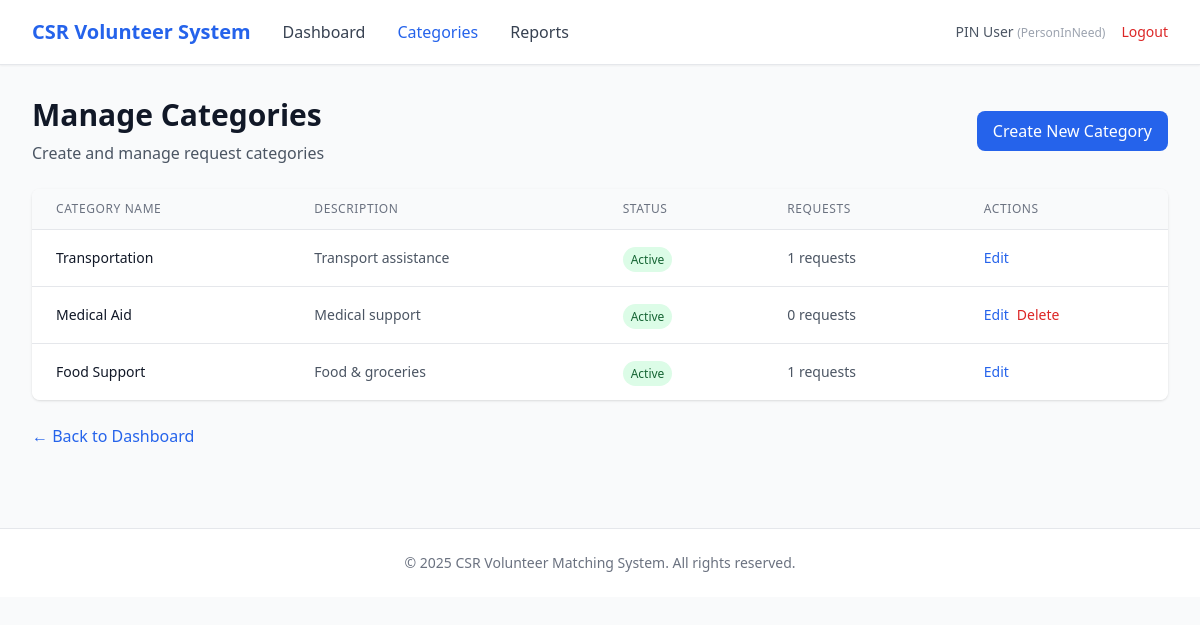
Page /pm/categories (signed in) on the committed database.
### app/entity/user_account.py (models this page shows, shortened)
class UserAccount(UserMixin, db.Model):
    __tablename__ = "user_accounts"
    userID = db.Column(db.Integer, primary_key=True, autoincrement=True)  # explicit auto increment
    name = db.Column(db.String(100), nullable=False)
    email = db.Column(db.String(120), nullable=False, unique=True, index=True)
    _password = db.Column("password", db.String(255), nullable=False)
    age = db.Column(db.Integer)
    phoneNumber = db.Column(db.String(20))
    isActive = db.Column(db.Boolean, default=True)
    profileID = db.Column(db.Integer, db.ForeignKey("user_profiles.profileID"), nullable=False)
    profile = db.relationship("UserProfile", back_populates="users", lazy=True)
    @property
    def password(self):
        raise AttributeError("Password is write-only.")
    @password.setter
    def password(self, raw):
        self._password = generate_password_hash(raw)

### app/entity/user_profile.py (models this page shows)
class UserProfile(db.Model):
    __tablename__ = "user_profiles"
    profileID   = db.Column(db.Integer, primary_key=True, autoincrement=True)  # explicit auto increment
    profileName = db.Column(db.String(50), nullable=False, unique=True)
    description = db.Column(db.String(255))
    isActive    = db.Column(db.Boolean, default=True)
    users = db.relationship("UserAccount", back_populates="profile", lazy=True)

### app/entity/category.py (models this page shows)
class Category(db.Model):
    __tablename__ = "categories"
    categoryID   = db.Column(db.Integer, primary_key=True)
    categoryName = db.Column(db.String(100), nullable=False, unique=True)
    description  = db.Column(db.String(255))
    isActive     = db.Column(db.Boolean, default=True)
    requests = db.relationship("Request", back_populates="category", lazy=True)

### app/boundary/routes.py (the view)
@boundary_bp.route("/pm/categories")
@login_required
def pm_categories():
    q = request.args.get("q")
    page = request.args.get("page", 1, type=int)
    per_page = 10
    from app.entity.category import Category
    if q:
        pagination = Category.query.filter(Category.categoryName.ilike(f"%{q}%")).paginate(page=page, per_page=per_page, error_out=False)
    else:
        pagination = Category.query.paginate(page=page, per_page=per_page, error_out=False)
    return render_template(
        "pm/categories.html",
        categories=pagination.items,
        pagination=pagination,
        q=q or ""
    )

### app/entity/user_account.py (called while the page is built)
@login_manager.user_loader
def load_user(user_id):
    return UserAccount.query.get(int(user_id))

### app/templates/pm/categories.html (shortened to what this page needs)
{% extends "base.html" %}
{% block nav_links %}
<a href="{{ url_for('boundary.pm_dashboard') }}" class="text-gray-700 hover:text-primary">Dashboard</a>
<a href="{{ url_for('boundary.pm_categories') }}" class="text-primary font-medium">Categories</a>
<a href="{{ url_for('boundary.pm_reports') }}" class="text-gray-700 hover:text-primary">Reports</a>
{% endblock %}
{% block content %}
<div class="mb-6 flex justify-between items-center">
    <div>
        <h1 class="text-3xl font-bold text-gray-900">Manage Categories</h1>
        <p class="text-gray-600 mt-2">Create and manage request categories</p>
    </div>
    <a href="{{ url_for('boundary.pm_create_category') }}"
       class="px-4 py-2 bg-primary text-white rounded-lg hover:bg-blue-700 transition">
        Create New Category
    </a>
</div>
<div class="bg-white rounded-lg shadow overflow-hidden">
    <table class="min-w-full divide-y divide-gray-200">
        <thead class="bg-gray-50">
            <tr>
                <th class="px-6 py-3 text-left text-xs font-medium text-gray-500 uppercase tracking-wider">Category Name</th>
                <th class="px-6 py-3 text-left text-xs font-medium text-gray-500 uppercase tracking-wider">Description</th>
                <th class="px-6 py-3 text-left text-xs font-medium text-gray-500 uppercase tracking-wider">Status</th>
                <th class="px-6 py-3 text-left text-xs font-medium text-gray-500 uppercase tracking-wider">Requests</th>
                <th class="px-6 py-3 text-left text-xs font-medium text-gray-500 uppercase tracking-wider">Actions</th>
            </tr>
        </thead>
        <tbody class="bg-white divide-y divide-gray-200">
            {% for category in categories %}
            <tr>
                <td class="px-6 py-4 whitespace-nowrap">
                    <div class="text-sm font-medium text-gray-900">{{ category.categoryName }}</div>
                </td>
                <td class="px-6 py-4">
                    <div class="text-sm text-gray-600">{{ category.description or 'No description' }}</div>
                </td>
                <td class="px-6 py-4 whitespace-nowrap">
                    {% if category.isActive %}
                    <span class="px-2 py-1 text-xs font-medium rounded-full bg-green-100 text-green-800">Active</span>
                    {% else %}
                    <span class="px-2 py-1 text-xs font-medium rounded-full bg-red-100 text-red-800">Inactive</span>
                    {% endif %}
                </td>
                <td class="px-6 py-4 whitespace-nowrap">
                    <div class="text-sm text-gray-600">{{ category.requests|length }} requests</div>
                </td>
                <td class="px-6 py-4 whitespace-nowrap text-sm">
                    <div class="flex gap-2">
                        <a href="{{ url_for('boundary.pm_edit_category', category_id=category.categoryID) }}"
                           class="text-blue-600 hover:text-blue-800">Edit</a>
                        {% if category.requests|length == 0 %}
                        <form method="POST" action="{{ url_for('boundary.pm_suspend_category', category_id=category.categoryID) }}" class="inline">
                            <button type="submit"
                                    onclick="return confirm('Are you sure you want to delete this category?')"
                                    class="text-red-600 hover:text-red-800">Delete</button>
                        </form>
                        {% endif %}
                    </div>
                </td>
            </tr>
            {% endfor %}
        </tbody>
    </table>
</div>
<div class="mt-6">
    <a href="{{ url_for('boundary.pm_dashboard') }}" class="text-primary hover:text-blue-700">
        ← Back to Dashboard
    </a>
</div>
{% endblock %}

### app/templates/base.html (shortened to what this page needs)
<!DOCTYPE html>
<html lang="en">
<head>
    <script src="https://cdn.tailwindcss.com"></script>
</head>
<body class="bg-gray-50 min-h-screen">
    {% if current_user.is_authenticated %}
    <nav class="bg-white shadow-sm border-b border-gray-200">
        <div class="max-w-7xl mx-auto px-4 sm:px-6 lg:px-8">
            <div class="flex justify-between items-center h-16">
                <div class="flex items-center gap-8">
                    <a href="{{ url_for('boundary.login') }}" class="text-xl font-bold text-primary">
                        CSR Volunteer System
                    </a>
                    {% block nav_links %}{% endblock %}
                </div>
                <div class="flex items-center gap-4">
                    <span class="text-sm text-gray-600">
                        {{ current_user.name }}
                        <span class="text-xs text-gray-400">({{ current_user.profile.profileName }})</span>
                    </span>
                    <a href="{{ url_for('boundary.logout') }}" class="text-sm text-red-600 hover:text-red-700">
                        Logout
                    </a>
                </div>
            </div>
        </div>
    </nav>
    {% endif %}
    <main class="max-w-7xl mx-auto px-4 sm:px-6 lg:px-8 py-8">
        {% block content %}{% endblock %}
    </main>
    <footer class="bg-white border-t border-gray-200 mt-12">
        <div class="max-w-7xl mx-auto px-4 sm:px-6 lg:px-8 py-6">
            <p class="text-center text-sm text-gray-500">
                &copy; 2025 CSR Volunteer Matching System. All rights reserved.
            </p>
        </div>
    </footer>
</body>
</html>

### rows in the picture
UserAccount: name "PIN User"
UserProfile: profile.profileName "PersonInNeed"
Category: categoryName "Transportation", description "Transport assistance", isActive "Active", requests|length "1"
Category: categoryName "Medical Aid", description "Medical support", isActive "Active", requests|length "0"
Category: categoryName "Food Support", description "Food & groceries", isActive "Active", requests|length "1"
